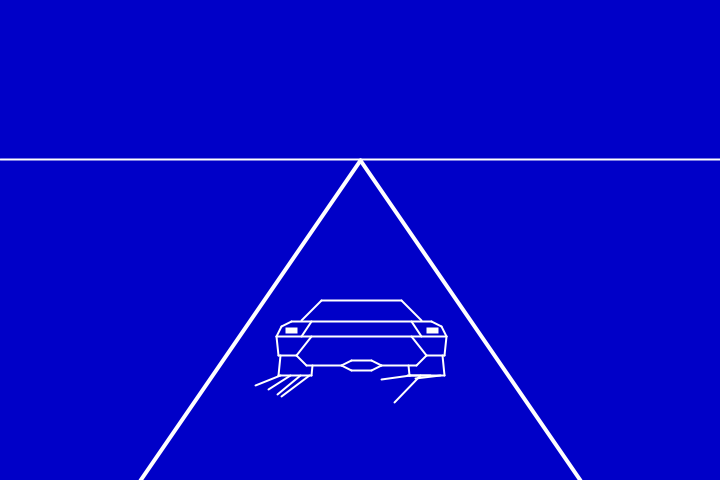
Frame 1 (no input)
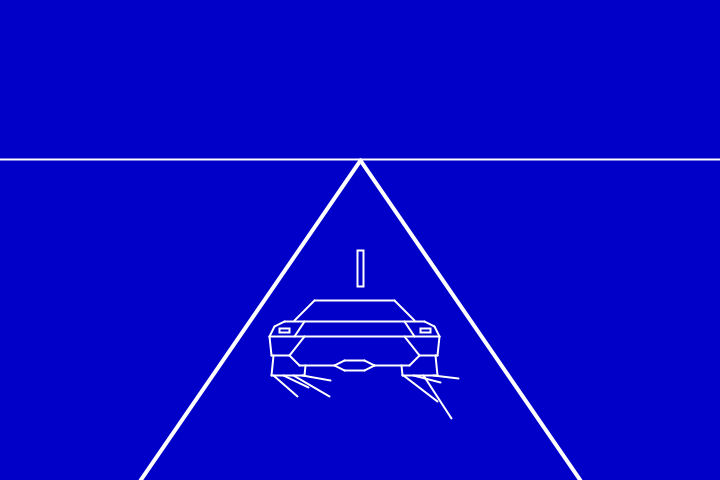
Frame 60 (the mouse pressed at the canvas centre just before this capture)
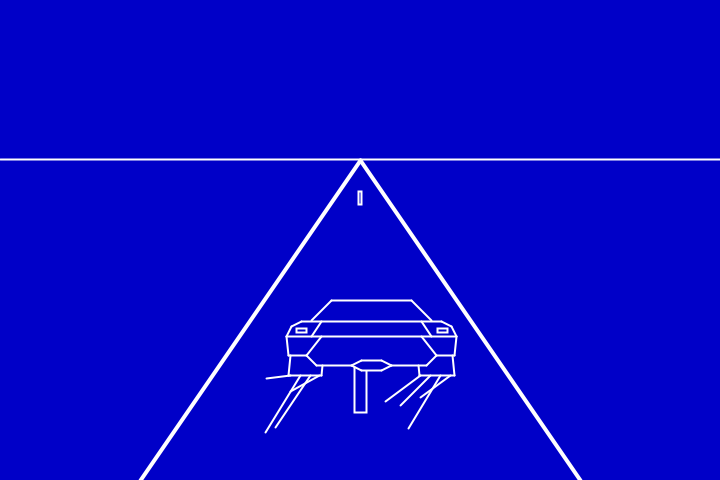
Frame 120 (the mouse held since frame 60 and released just before this capture)

The Processing sketch that drew these frames (run headless with seeded random() and noise(); from frame 60 on, the mouse is pressed at the canvas centre):

// Processing sketch: Pattern9_Lance_Hardwood
// ── Pattern9_Lance_Hardwood.pde
void setup() {
  size( 720, 480);
}
float Ay1 = 160;
float Ay2;
float Ax1 = 360;
float Ax2;
float By1 = 160;
float By2;
float Bx1 = 360;
float Bx2;
float Cy1 = 160;
float Cy2;
float Cx1 = 360;
float Cx2;
float Dy1 = 160;
float Dy2;
float Dx1 = 360;
float Dx2;
int timeA;
int timeB = 1200;
float time;
float posx;
float posx2;
int teller;

void draw()
{
teller = teller + 1;

background(0,0,200);

//if (teller > 10) { 
// background(255);
// teller = 0;
//} else { 
//  background(0,0,200);
//} 

//sin
time = time + 1;
posx = (sin(time/18)*30);
posx2 = (sin(time/18+24)*30);

//environment
stroke(255);
strokeWeight(4);
line(140,480,360,160);
line(580,480,360,160);
strokeWeight(2);
line(0,159,720,159);

//beginShape();
//curveVertex(0, 200);
//curveVertex(0, 200);
//curveVertex(360, 160);
//curveVertex(720, 200);
//curveVertex(720, 200);
//endShape();


//moving roadlines
timeA = timeA + 1;
if (timeA >= 0)
{
Ay1 = Ay1 + 1.5;
Ay2 = Ay2 + 0.6;
Ax1 = Ax1 - 0.05;
Ax2 = Ax2 + 0.1;
rect(Ax1,Ay1,Ax2,Ay2);
}

if (timeA >= 100)
{
By1 = By1 + 1.5;
By2 = By2 + 0.6;
Bx1 = Bx1 - 0.05;
Bx2 = Bx2 + 0.1;
rect(Bx1,By1,Bx2,By2);
}

if (timeA == 400)
{
timeA = 0;
Ay1 = 160;
Ay2 = 0;
Ax1 = 360;
Ax2 = 0;
By1 = 160;
By2 = 0;
Bx1 = 360;
Bx2 = 0;
}

timeB = timeB - 1;
if (timeB <= 1000)
{
Cy1 = Cy1 + 1.5;
Cy2 = Cy2 + 0.6;
Cx1 = Cx1 - 0.05;
Cx2 = Cx2 + 0.1;
rect(Cx1,Cy1,Cx2,Cy2);
}

if (timeB <= 900)
{
Dy1 = Dy1 + 1.5;
Dy2 = Dy2 + 0.6;
Dx1 = Dx1 - 0.05;
Dx2 = Dx2 + 0.1;
rect(Dx1,Dy1,Dx2,Dy2);
}

if (timeB == 600)
{
timeB = 1000;
Cy1 = 160;
Cy2 = 0;
Cx1 = 360;
Cx2 = 0;
Dy1 = 160;
Dy2 = 0;
Dx1 = 360;
Dx2 = 0;
}

//rectangles
rect(285+posx,328,10,4);
rect(426+posx,328,10,4);
strokeWeight(0);
stroke(0,0,200);
fill(0,0,200);
rect(350+posx,300,20,70);
rect(310+posx,300,100,65);
triangle(340+posx,364,350+posx,365,350+posx,370);
triangle(381+posx,364,370+posx,364,370+posx,370);



//car
strokeWeight(2);
stroke(255);
line(320+posx,300,400+posx,300);
line(320+posx,300,300+posx,320);
line(400+posx,300,420+posx,320);
line(290+posx,321,430+posx,321);
line(290+posx,321,280+posx,326);
line(280+posx,326,275+posx,336);
line(430+posx,321,440+posx,326);
line(440+posx,326,445+posx,336);
line(275+posx,336,445+posx,336);
line(275+posx,336,277+posx,355);
line(445+posx,336,443+posx,355);
line(277+posx,355,295+posx,355);
line(295+posx,355,310+posx,336);
line(443+posx,355,425+posx,355);
line(425+posx,355,410+posx,336);
line(300+posx,336,310+posx,321);
line(420+posx,336,410+posx,321);
line(295+posx,355,305+posx,365);
line(425+posx,355,415+posx,365);
line(305+posx,365,340+posx,365);
line(415+posx,365,380+posx,365);
line(340+posx,365,350+posx,360);
line(340+posx,365,350+posx,370);
line(380+posx,365,370+posx,360);
line(380+posx,365,370+posx,370);
line(350+posx,370,370+posx,370);
line(350+posx,360,370+posx,360);

//wheels
line(279+posx,355,277+posx,375);
line(277+posx,375,310+posx,375);
line(310+posx,375,311+posx,365);
line(441+posx,355,443+posx,375);
line(443+posx,375,408+posx,375);
line(408+posx,375,407+posx,365);

//stripes
line(279+posx,375,269+random(100)/5+posx2,375+random(120)/3);
line(289+posx,375,281+random(100)/7+posx2,375+random(120)/2);
line(299+posx,375,293+random(100)/8+posx2,375+random(120)/2);
line(308+posx,375,303+random(100)/10+posx2,375+random(120)/3);

line(439+posx,375,449-random(100)/5+posx2,375+random(120)/3);
line(429+posx,375,437-random(100)/7+posx2,375+random(120)/2);
line(419+posx,375,425-random(100)/8+posx2,375+random(120)/2);
line(409+posx,375,414-random(100)/10+posx2,375+random(120)/3);




//line(280,350,440,350);
//line(245,361,245,390);
//line(475,361,475,390);




}
